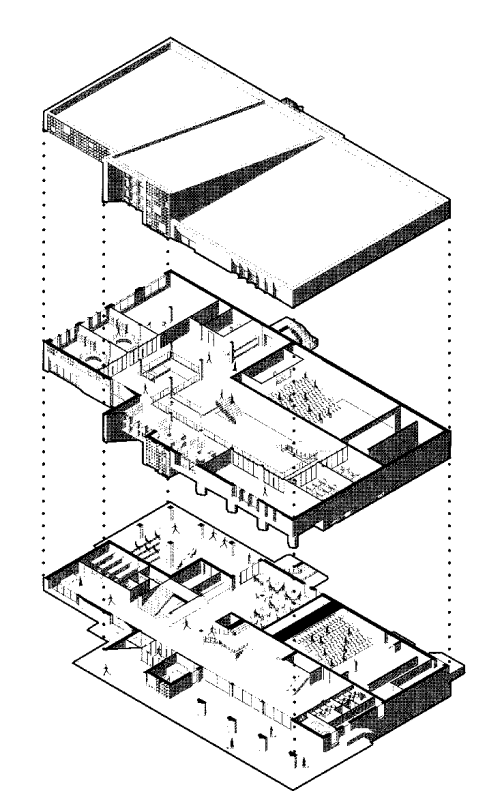
#> input picture frontend/src/assets/building-isometric.png, 502 x 810 px
$ python -i binarization.py   (imports and definitions only)
#> lines starting #> are read from the running program, lines starting #| are printed output that depends on the picture; after the words box and inside, x2 and y2 are one past the last pixel; in counts of white or black regions, pixels touching at a corner belong together
"""
Pure functions for image binarization.

Uses Otsu's method for automatic threshold detection.
All functions are PURE — no DB, no HTTP, no file I/O, no state.
"""

import logging
from typing import Tuple

import cv2
import numpy as np

logger = logging.getLogger(__name__)


def to_grayscale(image: np.ndarray) -> np.ndarray:
    """
    Convert BGR image to grayscale.

    Args:
        image: BGR image (H, W, 3), dtype=uint8. NOT mutated.

    Returns:
        Grayscale image (H, W), dtype=uint8.
    """
    if image.ndim == 3 and image.shape[2] == 3:
        return cv2.cvtColor(image, cv2.COLOR_BGR2GRAY)
    return image.copy()


def binarize_otsu(gray_image: np.ndarray) -> Tuple[np.ndarray, int]:
    """
    Binarize grayscale image using Otsu's method.

    Automatically determines optimal threshold by maximizing inter-class variance.
    Applies Gaussian blur before thresholding to reduce noise.

    Args:
        gray_image: Grayscale image (H, W), dtype=uint8. NOT mutated.

    Returns:
        Tuple of:
            - binary_image: Binary mask (H, W), dtype=uint8, values 0 or 255
            - threshold: Computed threshold value (0-255)
    """
    blurred = cv2.GaussianBlur(gray_image, (5, 5), 0)
    threshold, binary = cv2.threshold(
        blurred,
        0,
        255,
        cv2.THRESH_BINARY + cv2.THRESH_OTSU
    )
    return binary, int(threshold)


def apply_adaptive_threshold(
    gray_image: np.ndarray,
    block_size: int = 11,
    c: int = 2
) -> np.ndarray:
    """
    Adaptive binarization for images with uneven lighting.

    Uses local neighborhood statistics to compute threshold per pixel.
    Useful for plans with shadows or varying illumination.

    Args:
        gray_image: Grayscale image (H, W), dtype=uint8. NOT mutated.
        block_size: Size of local neighborhood (must be odd, >= 3).
        c: Constant subtracted from weighted mean.

    Returns:
        Binary mask (H, W), dtype=uint8, values 0 or 255.
    """
    return cv2.adaptiveThreshold(
        gray_image,
        255,
        cv2.ADAPTIVE_THRESH_GAUSSIAN_C,
        cv2.THRESH_BINARY,
        block_size,
        c
    )


def apply_morphology(
    binary_image: np.ndarray,
    kernel_size: int = 3,
    iterations: int = 1
) -> np.ndarray:
    """
    Morphological operations to clean binary mask.

    Applies closing (fills small gaps in walls) followed by opening (removes noise).

    Args:
        binary_image: Binary mask (H, W), dtype=uint8. NOT mutated.
        kernel_size: Morphological kernel size (pixels).
        iterations: Number of iterations for each operation.

    Returns:
        Cleaned binary mask (H, W), dtype=uint8, values 0 or 255.
    """
    img = binary_image.copy()
    kernel = cv2.getStructuringElement(
        cv2.MORPH_RECT,
        (kernel_size, kernel_size)
    )

    # Closing: fill small holes and gaps in walls
    closed = cv2.morphologyEx(
        img,
        cv2.MORPH_CLOSE,
        kernel,
        iterations=iterations
    )

    # Opening: remove small noise
    opened = cv2.morphologyEx(
        closed,
        cv2.MORPH_OPEN,
        kernel,
        iterations=iterations
    )

    return opened


def invert_if_needed(binary_image: np.ndarray) -> np.ndarray:
    """
    Invert binary mask if walls are black (should be white).

    Assumes walls occupy less area than free space.
    If white pixels > 50%, inverts the mask.

    Args:
        binary_image: Binary mask (H, W), dtype=uint8. NOT mutated.

    Returns:
        Binary mask with walls=255, background=0.
    """
    white_pixels = np.sum(binary_image == 255)
    black_pixels = np.sum(binary_image == 0)

    if white_pixels > black_pixels:
        return cv2.bitwise_not(binary_image)

    return binary_image.copy()


def binarize_image(
    image: np.ndarray,
    use_adaptive: bool = False,
    morphology_kernel: int = 3,
    morphology_iterations: int = 2
) -> Tuple[np.ndarray, int]:
    """
    Complete binarization pipeline.

    Steps:
    1. Convert to grayscale
    2. Apply Otsu or adaptive threshold
    3. Morphological cleaning
    4. Invert if needed (walls should be white)

    Args:
        image: BGR image (H, W, 3), dtype=uint8. NOT mutated.
        use_adaptive: Use adaptive threshold instead of Otsu.
        morphology_kernel: Kernel size for morphology (pixels).
        morphology_iterations: Number of morphology iterations.

    Returns:
        Tuple of:
            - mask: Binary mask (H, W), dtype=uint8, walls=255, background=0
            - threshold: Threshold value (0 if adaptive)
    """
    # Step 1: Grayscale
    gray = to_grayscale(image)

    # Step 2: Binarization
    if use_adaptive:
        binary = apply_adaptive_threshold(gray)
        threshold = 0
    else:
        binary, threshold = binarize_otsu(gray)

    logger.debug("Binarization threshold: %d", threshold)

    # Step 3: Morphological cleaning
    cleaned = apply_morphology(
        binary,
        kernel_size=morphology_kernel,
        iterations=morphology_iterations
    )

    # Step 4: Invert if needed
    mask = invert_if_needed(cleaned)

    return mask, threshold

>>> import cv2
>>> picture = cv2.imread('../../../frontend/src/assets/building-isometric.png')
#> picture is the input picture: shape (810, 502, 3); min 0, max 255, mean 229
>>> result = binarize_image(picture)
#> in binarize_otsu, `blurred = cv2.GaussianBlur(gray_image, (5, 5), 0)`:
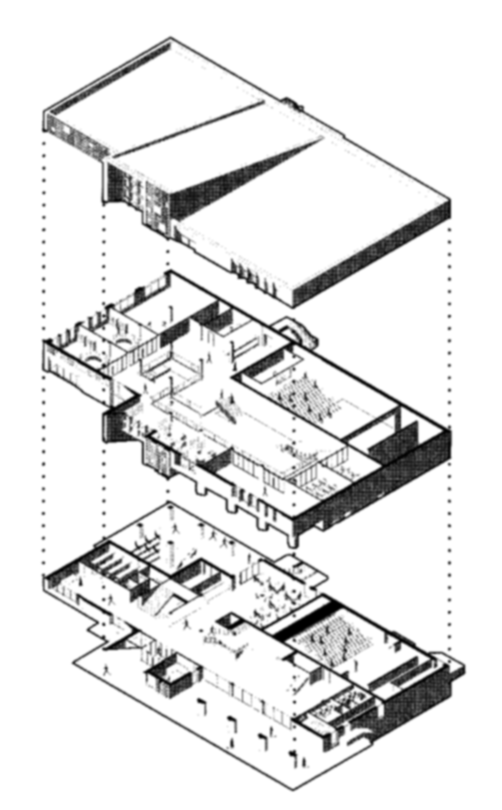
#> blurred: shape (810, 502); min 0, max 255, mean 229
#> in binarize_otsu, `threshold, binary = cv2.threshold( blurred, 0, 255, cv2.THRESH_BINARY ..`:
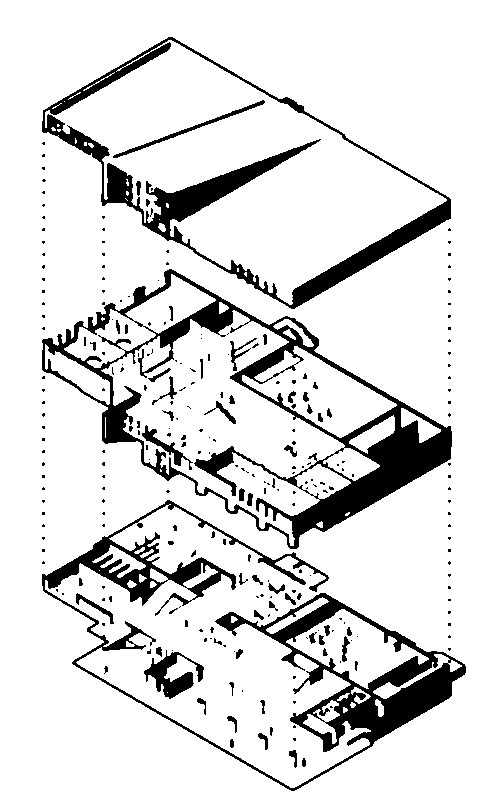
#> binary: shape (810, 502); 87.3% white; 264 black regions (203 under 20 px), largest, box (x1, y1, x2, y2) and area: (42, 269, 452, 549) 17501, (42, 500, 466, 791) 16199, (42, 37, 451, 309) 11598
#> in binarize_otsu, `threshold, binary = cv2.threshold( blurred, 0, 255, cv2.THRESH_BINARY ..`: threshold = 168
#> in apply_morphology, `closed = cv2.morphologyEx( img, cv2.MORPH_CLOSE, kernel, iterations=it..`:
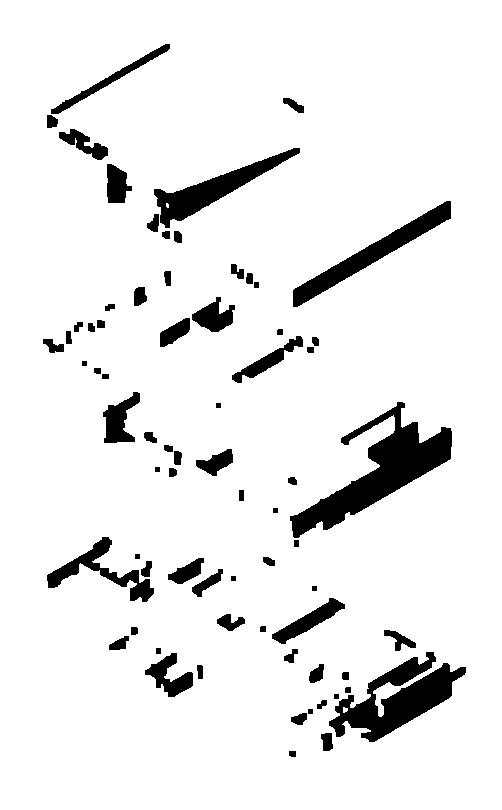
#> closed: shape (810, 502); 92% white; 71 black regions, largest, box (x1, y1, x2, y2) and area: (290, 402, 452, 538) 6693, (329, 652, 466, 742) 5071, (293, 201, 451, 307) 3070
#> in apply_morphology, `opened = cv2.morphologyEx( closed, cv2.MORPH_OPEN, kernel, iterations=..`:
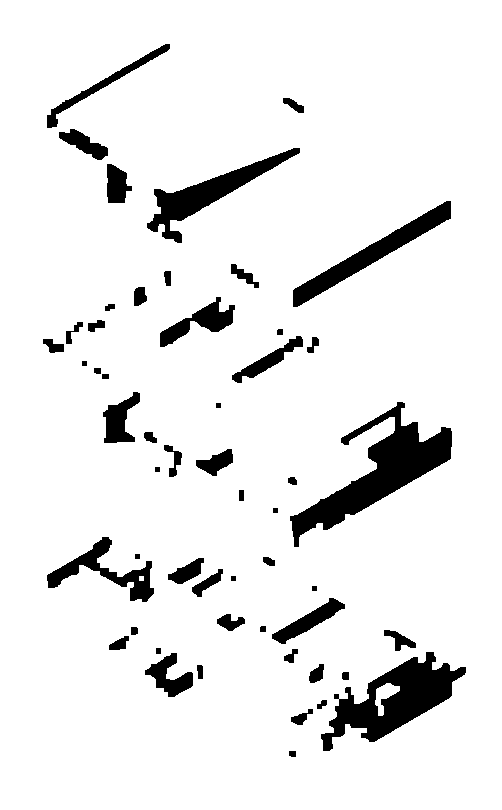
#> opened: shape (810, 502); 91.8% white; 53 black regions, largest, box (x1, y1, x2, y2) and area: (290, 402, 452, 547) 6771, (321, 652, 466, 751) 5629, (147, 148, 300, 243) 3288
#> in invert_if_needed, `white_pixels = np.sum(binary_image == 255)`: white_pixels = 373306
#> in invert_if_needed, `black_pixels = np.sum(binary_image == 0)`: black_pixels = 33314
